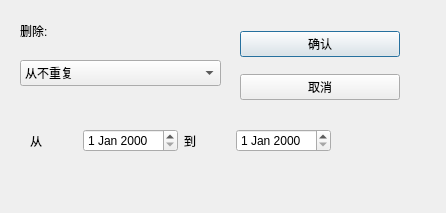
<?xml version="1.0" encoding="UTF-8"?>
<ui version="4.0">
 <class>MyDeleteDialog</class>
 <widget class="QDialog" name="MyDeleteDialog">
  <property name="geometry">
   <rect>
    <x>0</x>
    <y>0</y>
    <width>446</width>
    <height>213</height>
   </rect>
  </property>
  <property name="windowTitle">
   <string>删除事件框</string>
  </property>
  <widget class="QLabel" name="label">
   <property name="geometry">
    <rect>
     <x>20</x>
     <y>10</y>
     <width>181</width>
     <height>41</height>
    </rect>
   </property>
   <property name="text">
    <string>删除:</string>
   </property>
  </widget>
  <widget class="QComboBox" name="way_box">
   <property name="geometry">
    <rect>
     <x>20</x>
     <y>60</y>
     <width>201</width>
     <height>26</height>
    </rect>
   </property>
   <item>
    <property name="text">
     <string>从不重复</string>
    </property>
   </item>
   <item>
    <property name="text">
     <string>每周</string>
    </property>
   </item>
   <item>
    <property name="text">
     <string>每月</string>
    </property>
   </item>
   <item>
    <property name="text">
     <string>每x天</string>
    </property>
   </item>
  </widget>
  <widget class="QWidget" name="verticalLayoutWidget">
   <property name="geometry">
    <rect>
     <x>240</x>
     <y>20</y>
     <width>160</width>
     <height>91</height>
    </rect>
   </property>
   <layout class="QVBoxLayout" name="verticalLayout">
    <item>
     <widget class="QPushButton" name="OK_button">
      <property name="text">
       <string>确认</string>
      </property>
     </widget>
    </item>
    <item>
     <widget class="QPushButton" name="cancel_button">
      <property name="text">
       <string>取消</string>
      </property>
     </widget>
    </item>
   </layout>
  </widget>
  <widget class="QWidget" name="horizontalLayoutWidget">
   <property name="geometry">
    <rect>
     <x>30</x>
     <y>120</y>
     <width>301</width>
     <height>41</height>
    </rect>
   </property>
   <layout class="QHBoxLayout" name="horizontalLayout">
    <item>
     <widget class="QLabel" name="label_2">
      <property name="text">
       <string>从</string>
      </property>
     </widget>
    </item>
    <item>
     <widget class="QDateEdit" name="from_date"/>
    </item>
    <item>
     <widget class="QLabel" name="label_3">
      <property name="text">
       <string>到</string>
      </property>
     </widget>
    </item>
    <item>
     <widget class="QDateEdit" name="to_date"/>
    </item>
   </layout>
  </widget>
 </widget>
 <resources/>
 <connections/>
</ui>
